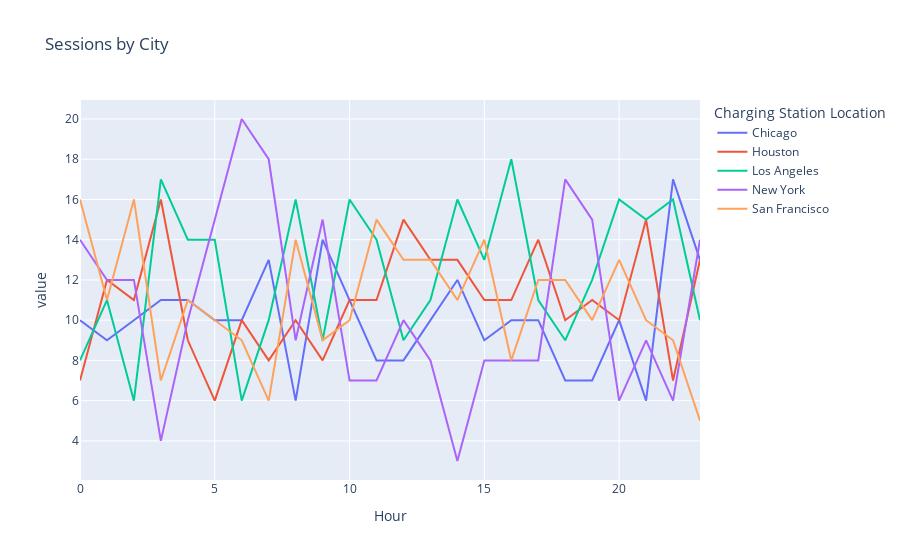

Notebook source saved alongside this figure:
### Code cell
px.line(city_pivot, title='Charging Pattern by City').show()

### Figure 1 — Plotly figure (JSON) as saved in the notebook; plotly's stock layout.template omitted (floating-point values rounded to 4 significant figures)
{"data": [{"hovertemplate": "Charging Station Location=Chicago<br>Hour=%{x}<br>value=%{y}<extra></extra>", "legendgroup": "Chicago", "line": {"color": "#636efa", "dash": "solid"}, "marker": {"symbol": "circle"}, "mode": "lines", "name": "Chicago", "orientation": "v", "showlegend": true, "type": "scatter", "x": [0, 1, 2, 3, 4, 5, 6, 7, 8, 9, 10, 11, 12, 13, 14, 15, 16, 17, 18, 19, 20, 21, 22, 23], "xaxis": "x", "y": [10, 9, 10, 11, 11, 10, 10, 13, 6, 14, 11, 8, 8, 10, 12, 9, 10, 10, 7, 7, 10, 6, 17, 13], "yaxis": "y"}, {"hovertemplate": "Charging Station Location=Houston<br>Hour=%{x}<br>value=%{y}<extra></extra>", "legendgroup": "Houston", "line": {"color": "#EF553B", "dash": "solid"}, "marker": {"symbol": "circle"}, "mode": "lines", "name": "Houston", "orientation": "v", "showlegend": true, "type": "scatter", "x": [0, 1, 2, 3, 4, 5, 6, 7, 8, 9, 10, 11, 12, 13, 14, 15, 16, 17, 18, 19, 20, 21, 22, 23], "xaxis": "x", "y": [7, 12, 11, 16, 9, 6, 10, 8, 10, 8, 11, 11, 15, 13, 13, 11, 11, 14, 10, 11, 10, 15, 7, 13], "yaxis": "y"}, {"hovertemplate": "Charging Station Location=Los Angeles<br>Hour=%{x}<br>value=%{y}<extra></extra>", "legendgroup": "Los Angeles", "line": {"color": "#00cc96", "dash": "solid"}, "marker": {"symbol": "circle"}, "mode": "lines", "name": "Los Angeles", "orientation": "v", "showlegend": true, "type": "scatter", "x": [0, 1, 2, 3, 4, 5, 6, 7, 8, 9, 10, 11, 12, 13, 14, 15, 16, 17, 18, 19, 20, 21, 22, 23], "xaxis": "x", "y": [8, 11, 6, 17, 14, 14, 6, 10, 16, 9, 16, 14, 9, 11, 16, 13, 18, 11, 9, 12, 16, 15, 16, 10], "yaxis": "y"}, {"hovertemplate": "Charging Station Location=New York<br>Hour=%{x}<br>value=%{y}<extra></extra>", "legendgroup": "New York", "line": {"color": "#ab63fa", "dash": "solid"}, "marker": {"symbol": "circle"}, "mode": "lines", "name": "New York", "orientation": "v", "showlegend": true, "type": "scatter", "x": [0, 1, 2, 3, 4, 5, 6, 7, 8, 9, 10, 11, 12, 13, 14, 15, 16, 17, 18, 19, 20, 21, 22, 23], "xaxis": "x", "y": [14, 12, 12, 4, 10, 15, 20, 18, 9, 15, 7, 7, 10, 8, 3, 8, 8, 8, 17, 15, 6, 9, 6, 14], "yaxis": "y"}, {"hovertemplate": "Charging Station Location=San Francisco<br>Hour=%{x}<br>value=%{y}<extra></extra>", "legendgroup": "San Francisco", "line": {"color": "#FFA15A", "dash": "solid"}, "marker": {"symbol": "circle"}, "mode": "lines", "name": "San Francisco", "orientation": "v", "showlegend": true, "type": "scatter", "x": [0, 1, 2, 3, 4, 5, 6, 7, 8, 9, 10, 11, 12, 13, 14, 15, 16, 17, 18, 19, 20, 21, 22, 23], "xaxis": "x", "y": [16, 11, 16, 7, 11, 10, 9, 6, 14, 9, 10, 15, 13, 13, 11, 14, 8, 12, 12, 10, 13, 10, 9, 5], "yaxis": "y"}], "layout": {"legend": {"title": {"text": "Charging Station Location"}, "tracegroupgap": 0}, "title": {"text": "Sessions by City"}, "xaxis": {"anchor": "y", "domain": [0, 1], "title": {"text": "Hour"}}, "yaxis": {"anchor": "x", "domain": [0, 1], "title": {"text": "value"}}}}
